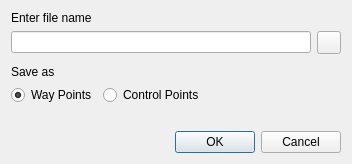
<?xml version="1.0" encoding="UTF-8"?>
<ui version="4.0">
 <class>DialogSavePointSet</class>
 <widget class="QDialog" name="DialogSavePointSet">
  <property name="geometry">
   <rect>
    <x>0</x>
    <y>0</y>
    <width>400</width>
    <height>217</height>
   </rect>
  </property>
  <property name="windowTitle">
   <string>Save Point Set</string>
  </property>
  <layout class="QVBoxLayout" name="verticalLayout">
   <property name="sizeConstraint">
    <enum>QLayout::SetFixedSize</enum>
   </property>
   <item>
    <widget class="QLabel" name="label">
     <property name="text">
      <string>Enter file name</string>
     </property>
    </widget>
   </item>
   <item>
    <layout class="QHBoxLayout" name="horizontalLayout">
     <item>
      <widget class="QLineEdit" name="lineEditFileName">
       <property name="minimumSize">
        <size>
         <width>300</width>
         <height>0</height>
        </size>
       </property>
      </widget>
     </item>
     <item>
      <widget class="QToolButton" name="toolButtonOpen">
       <property name="text">
        <string/>
       </property>
       <property name="icon">
        <iconset resource="freeview.qrc">
         <normaloff>:/resource/icons/file_open_16.png</normaloff>:/resource/icons/file_open_16.png</iconset>
       </property>
      </widget>
     </item>
    </layout>
   </item>
   <item>
    <spacer name="verticalSpacer_2">
     <property name="orientation">
      <enum>Qt::Vertical</enum>
     </property>
     <property name="sizeType">
      <enum>QSizePolicy::Fixed</enum>
     </property>
     <property name="sizeHint" stdset="0">
      <size>
       <width>20</width>
       <height>5</height>
      </size>
     </property>
    </spacer>
   </item>
   <item>
    <widget class="QLabel" name="label_2">
     <property name="text">
      <string>Save as</string>
     </property>
    </widget>
   </item>
   <item>
    <layout class="QHBoxLayout" name="horizontalLayout_2">
     <item>
      <widget class="QRadioButton" name="radioButtonWayPoint">
       <property name="text">
        <string>Way Points</string>
       </property>
       <property name="checked">
        <bool>true</bool>
       </property>
      </widget>
     </item>
     <item>
      <widget class="QRadioButton" name="radioButtonControlPoint">
       <property name="text">
        <string>Control Points</string>
       </property>
      </widget>
     </item>
     <item>
      <spacer name="horizontalSpacer">
       <property name="orientation">
        <enum>Qt::Horizontal</enum>
       </property>
       <property name="sizeHint" stdset="0">
        <size>
         <width>40</width>
         <height>20</height>
        </size>
       </property>
      </spacer>
     </item>
    </layout>
   </item>
   <item>
    <spacer name="verticalSpacer">
     <property name="orientation">
      <enum>Qt::Vertical</enum>
     </property>
     <property name="sizeHint" stdset="0">
      <size>
       <width>20</width>
       <height>20</height>
      </size>
     </property>
    </spacer>
   </item>
   <item>
    <widget class="QDialogButtonBox" name="buttonBox">
     <property name="orientation">
      <enum>Qt::Horizontal</enum>
     </property>
     <property name="standardButtons">
      <set>QDialogButtonBox::Cancel|QDialogButtonBox::Ok</set>
     </property>
    </widget>
   </item>
  </layout>
 </widget>
 <resources>
  <include location="freeview.qrc"/>
 </resources>
 <connections>
  <connection>
   <sender>toolButtonOpen</sender>
   <signal>clicked()</signal>
   <receiver>DialogSavePointSet</receiver>
   <slot>OnOpen()</slot>
   <hints>
    <hint type="sourcelabel">
     <x>372</x>
     <y>52</y>
    </hint>
    <hint type="destinationlabel">
     <x>478</x>
     <y>80</y>
    </hint>
   </hints>
  </connection>
  <connection>
   <sender>buttonBox</sender>
   <signal>accepted()</signal>
   <receiver>DialogSavePointSet</receiver>
   <slot>OnOK()</slot>
   <hints>
    <hint type="sourcelabel">
     <x>359</x>
     <y>187</y>
    </hint>
    <hint type="destinationlabel">
     <x>493</x>
     <y>156</y>
    </hint>
   </hints>
  </connection>
  <connection>
   <sender>buttonBox</sender>
   <signal>rejected()</signal>
   <receiver>DialogSavePointSet</receiver>
   <slot>reject()</slot>
   <hints>
    <hint type="sourcelabel">
     <x>250</x>
     <y>187</y>
    </hint>
    <hint type="destinationlabel">
     <x>476</x>
     <y>143</y>
    </hint>
   </hints>
  </connection>
 </connections>
 <slots>
  <slot>OnOpen()</slot>
  <slot>OnOK()</slot>
 </slots>
</ui>
